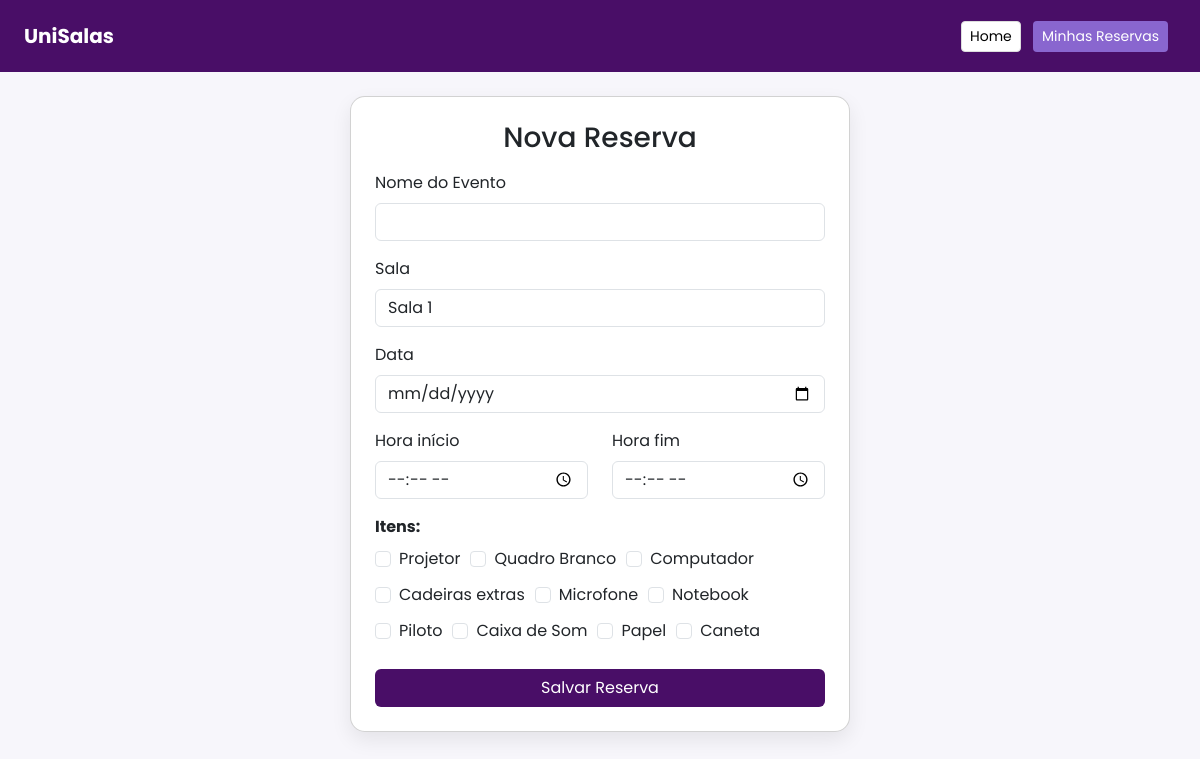
Page /reserva/nova/ (signed in) on the committed database.
### core/models.py (models this page shows, shortened)
class Item(models.Model):
    nome = models.CharField(max_length=50)

### core/views.py (the view, shortened to what this page needs)
# urls.py: path('reserva/nova/', views.nova_reserva, name='nova_reserva'),
@login_required
def nova_reserva(request):
    salas = Sala.objects.all()
    itens = Item.objects.all()
    return render(request, 'nova_reserva.html', {'salas': salas, 'itens': itens})

### core/templates/nova_reserva.html (shortened to what this page needs)
{% load static %}
<!DOCTYPE html>
<html lang="pt-br">
<head>
    <link href="https://cdn.jsdelivr.net/npm/bootstrap@5.3.0/dist/css/bootstrap.min.css" rel="stylesheet">
</head>
<body>
<nav class="navbar navbar-expand-lg navbar-custom px-4 py-3 mb-4">
    <a class="navbar-brand fw-bold" href="{% url 'home' %}">UniSalas</a>
    <div class="ms-auto">
        <a href="{% url 'home' %}" class="btn btn-home btn-sm me-2">Home</a>
        <a href="{% url 'minhas_reservas' %}" class="btn btn-minhas btn-sm me-2">Minhas Reservas</a>
    </div>
</nav>
<div class="container d-flex justify-content-center mb-5">
    <div class="card card-form p-4" style="width: 500px;">
        <h3 class="text-center mb-3">Nova Reserva</h3>
        <form method="post">
            <div class="mb-3">
                <label class="form-label">Nome do Evento</label>
                <input type="text" name="nome_evento" class="form-control" required>
            </div>
            <div class="mb-3">
                <label class="form-label">Sala</label>
                <select name="sala" class="form-control" required>
                    {% for sala in salas %}
                        <option value="{{ sala.id }}">{{ sala.nome }}</option>
                    {% endfor %}
                </select>
            </div>
            <div class="mb-3">
                <label class="form-label">Data</label>
                <input type="date" name="data" class="form-control" required>
            </div>
            <div class="row">
                <div class="col-md-6 mb-3">
                    <label class="form-label">Hora início</label>
                    <input type="time" name="hora_inicio" class="form-control" required>
                </div>
                <div class="col-md-6 mb-3">
                    <label class="form-label">Hora fim</label>
                    <input type="time" name="hora_fim" class="form-control" required>
                </div>
            </div>
            <div class="mb-4">
                <label class="form-label"><strong>Itens:</strong></label>
                <div class="d-flex flex-wrap" style="gap: 10px;">
                    {% for item in itens %}
                    <div class="form-check">
                        <input class="form-check-input form-check-input-personalizado" type="checkbox" name="itens" value="{{ item.id }}" id="item{{ item.id }}">
                        <label class="form-check-label" for="item{{ item.id }}">
                            {{ item.nome }}
                        </label>
                    </div>
                    {% endfor %}
                </div>
            </div>
            <button type="submit" class="btn btn-salvar w-100">Salvar Reserva</button>
        </form>
    </div>
</div> </body>
</html>

### core/templates/nova_reserva.html (style rules this page uses)
body { font-family: 'Poppins', sans-serif; background-color: #f7f6fb; }
.navbar-custom { background-color:#490E67; }
.navbar-custom a { color: #fff !important; }
.card-form { border-radius: 15px; box-shadow: 0 8px 20px rgba(0,0,0,0.08); background-color: #fff; }
.btn-salvar { background-color: #490E67; color: #fff; }
.btn-minhas { background-color:#8966cf; color: #fff; }
nav .btn-home { background-color: #ffffff !important; color: #000000 !important; border: 1px solid #ddd !important; }

### rows in the picture
Item: nome "Projetor"
Item: nome "Quadro Branco"
Item: nome "Computador"
Item: nome "Cadeiras extras"
Item: nome "Microfone"
Item: nome "Notebook"
Item: nome "Piloto"
Item: nome "Caixa de Som"
Item: nome "Papel"
Item: nome "Caneta"

### other values in the picture
form field sala "Sala 1"
